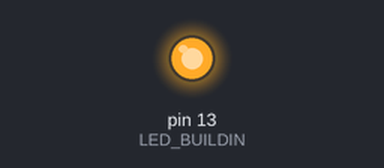
A sketch run on a simulated Arduino Uno, built with avr-gcc and run on an emulated ATmega328P. Parts: output pins drawn as LEDs (lit = HIGH). What the sketch prints to the serial monitor is not drawn.

Above: at 0.1 s.
At 33.5 s:
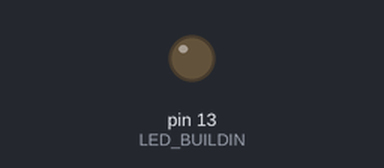
Timing chart, 0 to 40.0 s (numbered marks = the images above):
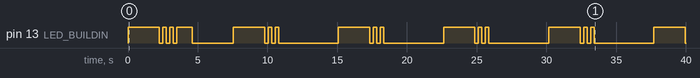

The sketch:

labo01.ino
```cpp
#define LED_BUILDIN 13
int brightness = 255;
int fadeness = 17;


void setup() {
  // put your setup code here, to run once:
  Serial.begin(9600);

  pinMode(LED_BUILDIN, OUTPUT);


}

void loop() {
  // put your main code here, to run repeatedly:

  light();

  blink();

  fade();

  dark();

}

void light()
{
Serial.println(" Allume - 2168637");

digitalWrite(LED_BUILTIN, HIGH);
delay(2000);
}

void blink()
{
Serial.println("Clignotement – 2168637");
for(int i = 0; i < 3; i++){
  digitalWrite(LED_BUILTIN, HIGH);
  delay(250);
  digitalWrite(LED_BUILTIN, LOW);
  delay(250);
}

 }

void fade() {

Serial.println("Variation – 2168637 »");
for(int j = 0; j < 15; j++){
   analogWrite(LED_BUILTIN, brightness);
    brightness = brightness - fadeness;

  delay(136);
}
}

void dark(){
  Serial.println("Éteint – 2168637");
  digitalWrite(LED_BUILTIN, LOW);
delay(2000);
}
```

Measured:
- by itself, pin 13 (LED_BUILDIN): LOW → HIGH at 0.00 s, → LOW 2.3 s later, → HIGH 0.25 s later, → LOW 0.25 s later, … (34 changes in this stretch)
